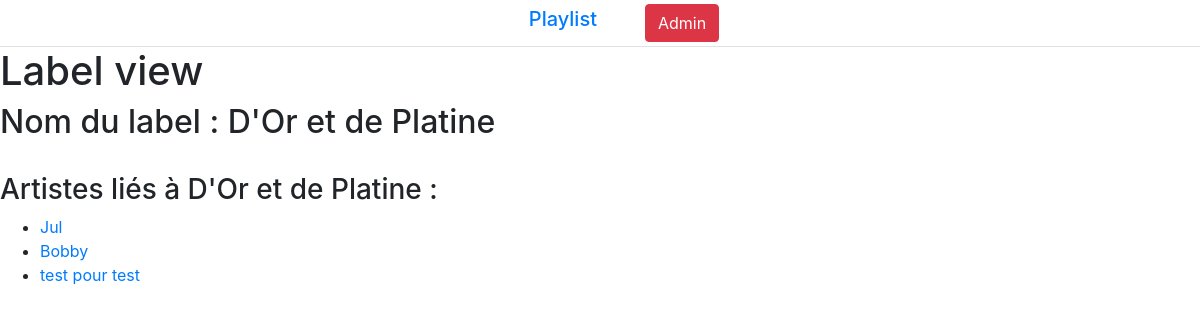
The app's page /index.php?p=label&id=4 with its own data.
### tables this page shows
CREATE TABLE IF NOT EXISTS `labels` (
  `id` int(11) NOT NULL AUTO_INCREMENT,
  `name` varchar(255) NOT NULL,
  PRIMARY KEY (`id`)
);

CREATE TABLE IF NOT EXISTS `artists` (
  `id` int(11) NOT NULL AUTO_INCREMENT,
  `name` varchar(255) NOT NULL,
  `biography` varchar(255) NOT NULL,
  `image` varchar(255) DEFAULT NULL,
  PRIMARY KEY (`id`)
);

### controllers/labelController.php (called while the page is built)
<?php
require 'models/Label.php';
require 'models/Artist.php';
if(isset($_GET['id'])){
    $label = getLabel($_GET['id']);
    $labelArtists = getArtistsByLabelId($_GET['id']);
}
else{
    $labels = getAllLabels();
}
include 'views/label.php';

### models/Label.php (called while the page is built, shortened)
<?php
function getLabel($labelId)
{
    $db = dbConnect();
    $query = $db->prepare('SELECT * FROM labels WHERE id = ?');
    $query->execute([ $labelId ]);
    return $query->fetch();
}

### models/Artist.php (called while the page is built, shortened)
<?php
function getArtistsByLabelId($labelId)
{
    $db = dbConnect();
    $query = $db->prepare("SELECT a.* FROM artists a INNER JOIN artists_labels al ON a.id = al.artist_id WHERE al.label_id = ? ");
    $query->execute([ $labelId ]);
    return $query->fetchAll();
}

### views/label.php (the view)
<h1>Label view</h1>
<?php if(isset($_GET['id'])): ?>
    <h2>Nom du label : <?= $label['name'] ?> </h2><br>
    <h3>Artistes liés à <?= $label['name'] ?> : </h3>
    <ul>
        <?php foreach($labelArtists as $artist): ?>
            <li><a href="index.php?p=artist&artist_id=<?= $artist['id'] ?>"><?= $artist['name'] ?></a></li>
        <?php endforeach; ?>
    </ul>
<?php else: ?>
    <?php foreach($labels as $label): ?>
        <h2>Nom du label : <a href="index.php?p=label&id=<?= $label['id'] ?>"><?= $label['name'] ?></a>  </h2><br>
    <?php endforeach; ?>
<?php endif;?>

### records on screen
labels: name "D'Or et de Platine"
artists: name "Jul"
artists: name "Bobby"
artists: name "test pour test"
